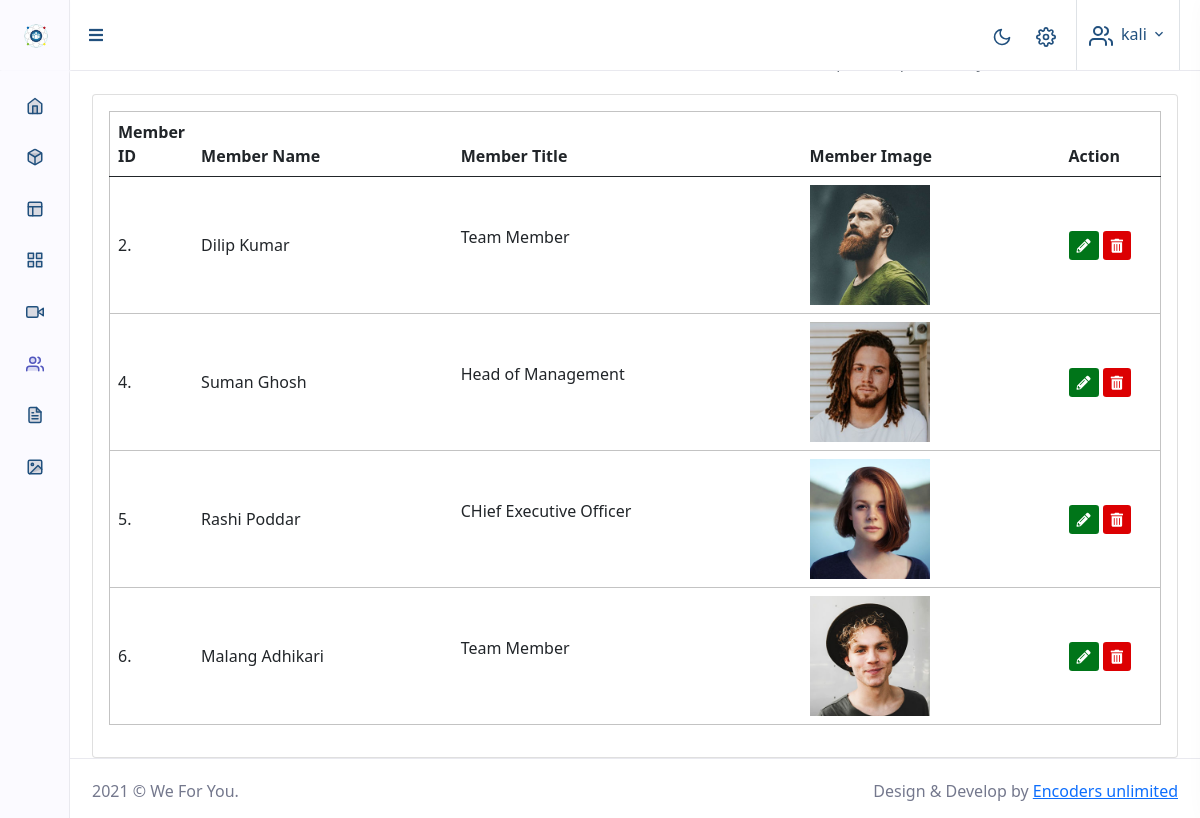
The app's page /admin/member-list.php (signed in) with its own data.
### tables this page shows
CREATE TABLE `member_list` (
  `member_id` int(11) NOT NULL,
  `member_name` varchar(100) NOT NULL,
  `member_title` varchar(100) NOT NULL,
  `member_img` varchar(100) NOT NULL
);

### admin/member-list.php (the view, shortened to what this page needs)
<?php
include'config.php';
$view_team = "select * from member_list";
$run_query = mysqli_query($conn, $view_team);
?>
<!doctype html>
<html lang="en">
<head>
    <?php include'style.php'; ?>
</head>
<body>
        <div id="layout-wrapper">
    <?php include'header.php'; ?>
            <div class="main-content">
                <div class="page-content">
                    <div class="container-fluid">
                        <div class="row">
                            <div class="col-12">
                                <div class="page-title-box d-sm-flex align-items-center justify-content-between">
                                    <h4 class="mb-sm-0 font-size-18">Member List</h4>
                                    <div class="page-title-right">
                                        <ol class="breadcrumb m-0">
                                            <li class="breadcrumb-item"><a href="javascript: void(0);">Admin</a></li>
                                            <li class="breadcrumb-item active">Member List</li>
                                        </ol>
                                    </div>
                                </div>
                            </div>
                        </div>
                        <div class="row">
                            <div class="col-12">
                                <div class="card">
                                    <div class="card-body">
                                        <div class="table-responsive">
                                            <table class='table table-editable table-nowrap align-middle table-edits'>
                                                <thead>
                                                    <tr>
                                                        <th>Member ID</th>
                                                        <th>Member Name</th>
                                                        <th>Member Title</th>
                                                        <th>Member Image</th>
                                                        <th>Action</th>
                                                    </tr>
                                                </thead>
                                                <tbody>
                                                    <?php
                                            if($run_query-> num_rows > 0){
                                             while($row = mysqli_fetch_assoc($run_query)) {
                                                $member_id = $row['member_id'];
                                                $member_name = $row['member_name'];
                                                $member_title = $row['member_title'];
                                                $member_img = $row['member_img'];
                                                    echo "<tr data-id='1'>
                                                        <td data-field='member_id' style='width: 80px'> ".$member_id.".</td>
                                                        <td data-field='member_name' class='member_name'>".$member_name."</td>
                                                        <td data-field='member_title' class='member_title'>
                                                            <p>".$member_title."</p>
                                                        </td>
                                                        <td data-field='member_img' class='member_img'>
                                                            <img src='team-images/".$member_img."'>
                                                        </td>
                                                        <td style='width: 100px'>
                                                            <a href='edit-member.php?id=$member_id' class='btn btn-outline-secondary btn-sm edit' title='Edit'>
                                                                <i class='fas fa-pencil-alt'></i>
                                                            </a>
                                                            <a href='delete-member.php?id=$member_id'  class='btn btn-outline-secondary btn-sm edit' title='Delete'>
                                                                <i class='fas fa-trash-alt'></i>
                                                            </a>
                                                        </td>
                                                    </tr>";
                                            }
                                            }
                                            else{
                                                echo "<span style='color:#fe0002;font-size:15px;'>Member list is Empty.</span>";
                                            }
                                             ?>
                                                </tbody>
                                            </table>
                                        </div>
                                    </div>
                                </div>
                            </div>
                        </div>
                    </div>
                </div>
    <?php include'right-sidebar.php'; ?>
</body>
</html>

### admin/style.php (shortened to what this page needs)
<link href="assets/libs/admin-resources/jquery.vectormap/jquery-jvectormap-1.2.2.css" rel="stylesheet" type="text/css" />
<link href="assets/libs/datatables.net-bs4/css/dataTables.bootstrap4.min.css" rel="stylesheet" type="text/css" />
<link href="assets/libs/datatables.net-buttons-bs4/css/buttons.bootstrap4.min.css" rel="stylesheet" type="text/css" />
<link href="assets/libs/datatables.net-responsive-bs4/css/responsive.bootstrap4.min.css" rel="stylesheet" type="text/css" />
<link href="assets/css/bootstrap.min.css" id="bootstrap-style" rel="stylesheet" type="text/css" />
<link href="assets/css/icons.min.css" rel="stylesheet" type="text/css" />
<link href="assets/css/app.min.css" id="app-style" rel="stylesheet" type="text/css" />

### admin/header.php (shortened to what this page needs)
<header id="page-topbar">
    <div class="navbar-header">
        <div class="d-flex">
            <div class="navbar-brand-box">
                <a href="index.php" class="logo logo-dark"> <span class="logo-sm">
                                    <img src="assets/images/logo2.png" alt="ngo-logo" height="24">
                                </span>
                </a>
            </div>
            <button type="button" class="btn btn-sm px-3 font-size-16 header-item" id="vertical-menu-btn"> <i class="fa fa-fw fa-bars"></i> </button>
        </div>
        <div class="d-flex">
            <div class="dropdown d-none d-sm-inline-block">
                <button type="button" class="btn header-item" id="mode-setting-btn"> <i data-feather="moon" class="icon-lg layout-mode-dark"></i> <i data-feather="sun" class="icon-lg layout-mode-light"></i> </button>
            </div>
            <div class="dropdown d-inline-block">
                <button type="button" class="btn header-item right-bar-toggle me-2"> <i data-feather="settings" class="icon-lg"></i> </button>
            </div>
            <div class="dropdown d-inline-block">
                <button type="button" class="btn header-item bg-soft-light border-start border-end" id="page-header-user-dropdown" data-bs-toggle="dropdown" aria-haspopup="true" aria-expanded="false">  <i data-feather="users"></i> <span class="d-none d-xl-inline-block ms-1 fw-medium"><?php echo $_SESSION['admin_name']; ?></span> <i class="mdi mdi-chevron-down d-none d-xl-inline-block"></i> </button>
            </div>
        </div>
    </div>
</header>
<div class="vertical-menu">
    <div data-simplebar class="h-100">
        <div id="sidebar-menu">
            <ul class="metismenu list-unstyled" id="side-menu">
                <li>
                    <a href="index.php"> <i data-feather="home"></i> <span data-key="t-dashboard">Dashboard</span> </a>
                </li>
                <li>
                    <a href="javascript: void(0);" class="has-arrow"> <i data-feather="box"></i> <span data-key="t-apps">Events</span> </a>
                </li>
                <li>
                    <a href="javascript: void(0);" class="has-arrow"> <i data-feather="layout"></i> <span data-key="t-authentication">News</span> </a>
                </li>
                <li>
                    <a href="javascript: void(0);" class="has-arrow"> <i data-feather="grid"></i> <span data-key="t-authentication">Image Gallery</span> </a>
                </li>
                <li>
                    <a href="javascript: void(0);" class="has-arrow"> <i data-feather="video"></i> <span data-key="t-authentication">Video Gallery</span> </a>
                </li>
                <li>
                    <a href="javascript: void(0);" class="has-arrow"> <i data-feather="users"></i> <span data-key="t-authentication">Our Team</span> </a>
                </li>
                <li>
                    <a href="javascript: void(0);" class="has-arrow"> <i data-feather="file-text"></i> <span data-key="t-pages">Contact Inquiry</span> </a>
                </li>
                <li>
                    <a href="javascript: void(0);" class="has-arrow"> <i data-feather="image"></i> <span data-key="t-pages">Banners</span> </a>
                </li>
            </ul>
        </div>
    </div>
</div>

### admin/right-sidebar.php (shortened to what this page needs)
        <footer class="footer">
            <div class="container-fluid">
                <div class="row">
                    <div class="col-sm-6">
                        <script>document.write(new Date().getFullYear())</script> © We For You.
                    </div>
                    <div class="col-sm-6">
                        <div class="text-sm-end d-none d-sm-block">
                            Design & Develop by <a href="https://encodersunlimited.com/" class="text-decoration-underline">Encoders unlimited</a>
                        </div>
                    </div>
                </div>
            </div>
        </footer>
    </div>
</div>

### records on screen
member_list: member_id "2", member_name "Dilip Kumar", member_title "Team Member", member_img (picture)
member_list: member_id "4", member_name "Suman Ghosh", member_title "Head of Management", member_img (picture)
member_list: member_id "5", member_name "Rashi Poddar", member_title "CHief Executive Officer", member_img (picture)
member_list: member_id "6", member_name "Malang Adhikari", member_title "Team Member", member_img (picture)

### other values on screen
$_SESSION['admin_name'] "kali"
